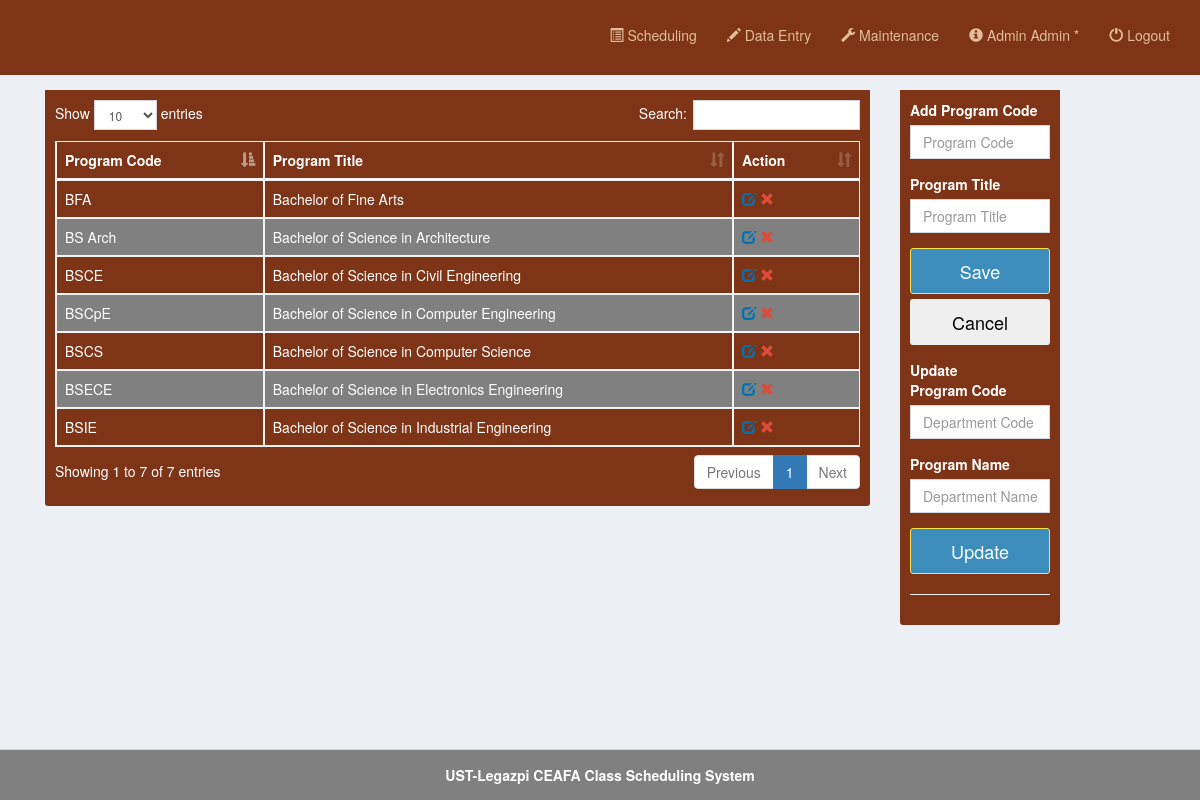
The page /pages/program.php (signed in) on the database its author committed.
### tables this page shows
CREATE TABLE `program` (
  `prog_id` int(11) NOT NULL,
  `prog_code` varchar(10) NOT NULL,
  `prog_title` varchar(50) NOT NULL
);

### pages/program.php (the view, shortened to what this page needs)
<!DOCTYPE html>
<html>
  <head>
    <link rel="stylesheet" href="../bootstrap/css/bootstrap.min.css">
    <link rel="stylesheet" href="../plugins/datatables/dataTables.bootstrap.css">
    <link rel="stylesheet" href="../dist/css/AdminLTE.min.css">
    <link rel="stylesheet" href="../plugins/select2/select2.min.css">
    <link rel="stylesheet" href="../dist/css/skins/_all-skins.min.css">
 </head>
  <body class="hold-transition skin-white layout-top-nav" onload="myFunction()">
    <div style="background-color:#7E3517;" class="wrapper">
      <div class="content-wrapper">
        <div class="container" style="color:white;">
          <section class="content">
            <div class="row">
            <div class="col-md-9">
              <div box box-warning>
                <div style="background-color:#7E3517;" class="box-body">
				<div class="row">
					<div class="col-md-12">
						<table id="example1" class="table table-bordered">
              <thead>
                <tr>
                <th>Program Code</th>
                <th>Program Title</th>
                <th>Action</th>
                </tr>
              </thead>
    <?php
        include('../dist/includes/dbcon.php');
        $query=mysqli_query($con,"select * from program order by prog_code")or die(mysqli_error());
          while($row=mysqli_fetch_array($query)){
            $id=$row['prog_id'];
            $code=$row['prog_code'];
            $name=$row['prog_title'];
    ?>
                <tr>
                <td><?php echo $code;?></td>
                 <td><?php echo $name;?></td>
                <td><a id="click" href="program.php?id=<?php echo $id;?>&code=<?php echo $code;?>&name=<?php echo $name;?>">
                <i class="glyphicon glyphicon-edit text-blue"></i></a>
                <a id="removeme" href="program_del.php?id=<?php echo $id;?>">
                <i class="glyphicon glyphicon-remove text-red"></i></a>
                </td>
                </tr>
<?php }?>
</table>
		</div>
		<div class="col-md-6">
         </div>
        </div>
                </div>
              </div>
            </div>
            <div  class="col-md-2  ">
              <div>
                <div style=" background-color:#7E3517;" class="box-body">
                  <div id="form">
				  <div class="row">
					 <div class="col-md-12">
						  <form method="post" action="program_save.php">
						  <div class="form-group">
							<label for="date">Add Program Code</label><br>
								<input type="text" class="form-control" name="code" placeholder="Program Code" required>
						  </div>
						    <div class="form-group">
							<label for="date">Program Title</label><br>
								<input type="text" class="form-control" name="name" placeholder="Program Title" required>
						  </div>
					</div>
				  </div>
                  <div class="form-group">
                      <button class="btn btn-lg btn-block btn-primary" id="daterange-btn" name="save" type="submit">
                        Save
                      </button>
					  <button class="btn btn-lg btn-block" id="daterange-btn" type="reset"style="color:black;">
                       Cancel
                      </button>
                   </div>
                  </div>
				<div id="form">
				  <div class="row">
					 <div class="col-md-12">
						  <form method="post" action="program_update.php">
						  <div class="form-group">
							<label for="date">Update <br> Program Code</label><br>
								<input type="text" class="form-control" id="class" name="code" value="<?php echo $_REQUEST['code'];?>" placeholder="Department Code" required>
						  </div>
						  <div class="form-group">
							<label for="date">Program Name</label><br>
								<input type="text" class="form-control" id="class" name="name" value="<?php echo $_REQUEST['name'];?>" placeholder="Department Name" required>
						  </div>
					</div>
				  </div>
                  <div class="form-group">
                      <button class="btn btn-lg btn-block btn-primary" id="daterange-btn" name="save" type="submit">
                        Update
                      </button>
                   </div>
                  </div><hr>
                </div>
              </div>
            </div>
          </div>
          </section>
        </div>
      </div>
      <?php include('../dist/includes/footer.php');?>
    </div>
  </body>
</html>

### pages/program.php (style rules this page uses)
table tr td:nth-child(even) { color: white; }
table tr td:nth-child(odd) { color: white; }
.table tr:nth-child(odd) { background-color: #7E3517; }
.table tr:nth-child(even) { background-color: gray; }

### rows shown on the page
program: prog_code "BFA", prog_title "Bachelor of Fine Arts"
program: prog_code "BS Arch", prog_title "Bachelor of Science in Architecture"
program: prog_code "BSCE", prog_title "Bachelor of Science in Civil Engineering"
program: prog_code "BSCpE", prog_title "Bachelor of Science in Computer Engineering"
program: prog_code "BSCS", prog_title "Bachelor of Science in Computer Science"
program: prog_code "BSECE", prog_title "Bachelor of Science in Electronics Engineering"
program: prog_code "BSIE", prog_title "Bachelor of Science in Industrial Engineering"

### other values the page prints
$_SESSION['name'] "Admin Admin *"
